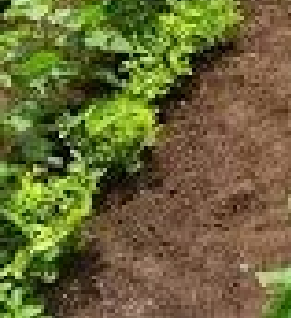
#> input picture Cropped segment.png, 291 x 318 px
$ python Comparison_All_Methods.py
#> lines starting #> are read from the running program, lines starting #| are printed output that depends on the picture; after the words box and inside, x2 and y2 are one past the last pixel; in counts of white or black regions, pixels touching at a corner belong together
import cv2 as cv, numpy as np, matplotlib.pyplot as plt
from sklearn.linear_model import RANSACRegressor
e = cv.Canny(cv.imread('Cropped segment.png', 0), 550, 690)
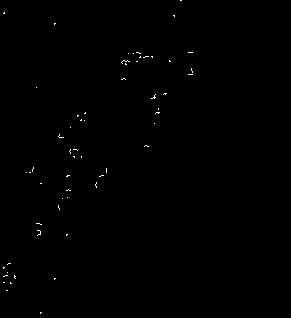
#> e: shape (318, 291); 0.24% white in thin lines or dots, all inside (x1, y1, x2, y2) = (3, 0, 193, 314)
y, x = np.where(e != 0); xl = np.array([x.min(), x.max()])
#> after `y, x = np.where(e != 0)`: y = 224 values from 0 to 313; x = 224 values, max 192 at index 18, min 3 at index 3, mean 92.95
#> after `xl = np.array([x.min(), x.max()])`: xl = [3, 192]
m1, b1 = np.polyfit(x, y, 1)
#> m1 = -1.07; b1 = 244.3
xm, ym = np.mean(x), np.mean(y); _, _, vt = np.linalg.svd(np.column_stack([x - xm, y - ym]), full_matrices=False)
#> after `xm, ym = (np.mean(x), np.mean(y))`: xm = 92.95; ym = 144.4
#> after `_, _, vt = np.linalg.svd(np.column_stack([x - xm, y - ym]), full_matri`: vt = [[-0.543, 0.84], [0.84, 0.543]]
m2 = vt[0][1] / vt[0][0]; b2 = ym - m2 * xm
#> after `m2 = vt[0][1] / vt[0][0]`: m2 = -1.55
#> after `b2 = ym - m2 * xm`: b2 = 288.2
r = RANSACRegressor(random_state=42).fit(x.reshape(-1, 1), y); m3, b3 = r.estimator_.coef_[0], r.estimator_.intercept_
#> after `m3, b3 = (r.estimator_.coef_[0], r.estimator_.intercept_)`: m3 = -1.21; b3 = 273.8
fig, a = plt.subplots(1, 3, figsize=(14, 4))
a[0].scatter(x, y, s=1, alpha=0.3); a[0].plot(xl, m1 * xl + b1, 'r-'); a[0].invert_yaxis(); a[0].set_title('LS')
a[1].scatter(x, y, s=1, alpha=0.3); a[1].plot(xl, m2 * xl + b2, 'b-'); a[1].invert_yaxis(); a[1].set_title('TLS')
inl = r.inlier_mask_; a[2].scatter(x[inl], y[inl], s=1); a[2].scatter(x[~inl], y[~inl], s=1, alpha=0.3)
a[2].plot(xl, m3 * xl + b3, 'g-'); a[2].invert_yaxis(); a[2].set_title('RANSAC')
plt.tight_layout(); plt.show()
#> after `plt.tight_layout()`:
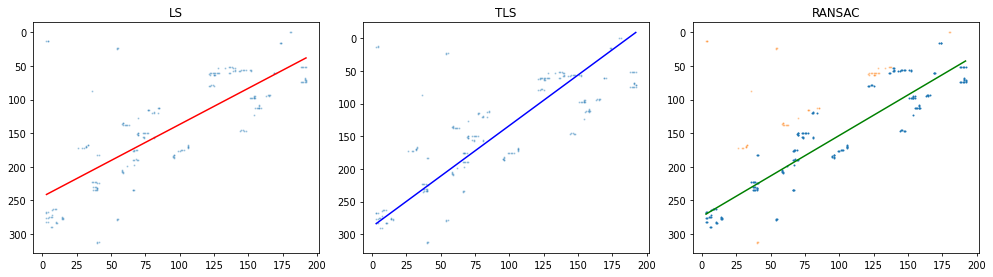
#> figure drawn by matplotlib, 3 panels
